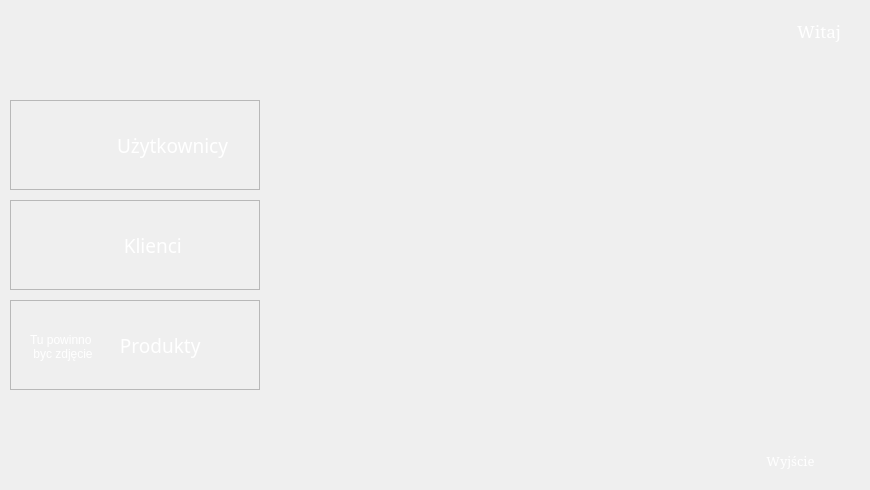
   <widget class="QWidget" name="page_0">
    <widget class="QLabel" name="labelWitajImiePage0">
     <property name="enabled">
      <bool>true</bool>
     </property>
     <property name="geometry">
      <rect>
       <x>660</x>
       <y>10</y>
       <width>181</width>
       <height>41</height>
      </rect>
     </property>
     <property name="font">
      <font>
       <family>Constantia</family>
       <pointsize>13</pointsize>
       <stylestrategy>PreferDefault</stylestrategy>
      </font>
     </property>
     <property name="accessibleName">
      <string/>
     </property>
     <property name="autoFillBackground">
      <bool>false</bool>
     </property>
     <property name="styleSheet">
      <string notr="true">color: white;</string>
     </property>
     <property name="frameShadow">
      <enum>QFrame::Plain</enum>
     </property>
     <property name="text">
      <string>Witaj</string>
     </property>
     <property name="alignment">
      <set>Qt::AlignRight|Qt::AlignTrailing|Qt::AlignVCenter</set>
     </property>
    </widget>
    <widget class="QFrame" name="frameUzytkownicyPage0">
     <property name="geometry">
      <rect>
       <x>10</x>
       <y>100</y>
       <width>250</width>
       <height>90</height>
      </rect>
     </property>
     <property name="minimumSize">
      <size>
       <width>250</width>
       <height>90</height>
      </size>
     </property>
     <property name="maximumSize">
      <size>
       <width>250</width>
       <height>90</height>
      </size>
     </property>
     <property name="styleSheet">
      <string notr="true">QFrame:hover{
background-color:rgba(255, 255, 255, 20);

}
</string>
     </property>
     <property name="frameShape">
      <enum>QFrame::StyledPanel</enum>
     </property>
     <property name="frameShadow">
      <enum>QFrame::Plain</enum>
     </property>
     <widget class="QPushButton" name="buttonUzytkownicyPage0">
      <property name="geometry">
       <rect>
        <x>0</x>
        <y>0</y>
        <width>251</width>
        <height>91</height>
       </rect>
      </property>
      <property name="font">
       <font>
        <family>Linux Libertine Display G</family>
        <pointsize>14</pointsize>
        <weight>50</weight>
        <italic>false</italic>
        <bold>false</bold>
       </font>
      </property>
      <property name="styleSheet">
       <string notr="true">QPushButton{
border:none;
color:rgb(255, 255, 255);
background:transparent;
}
QPushButton:pressed{
background-color:rgba(255,255,255,40);
}</string>
      </property>
      <property name="text">
       <string>               Użytkownicy</string>
      </property>
     </widget>
     <widget class="QLabel" name="labelUzytkownicyPage0">
      <property name="geometry">
       <rect>
        <x>20</x>
        <y>10</y>
        <width>70</width>
        <height>74</height>
       </rect>
      </property>
      <property name="minimumSize">
       <size>
        <width>70</width>
        <height>74</height>
       </size>
      </property>
      <property name="maximumSize">
       <size>
        <width>70</width>
        <height>74</height>
       </size>
      </property>
      <property name="styleSheet">
       <string notr="true">image:url(:/Images/Images/user.png);
background:transparent;</string>
      </property>
      <property name="text">
       <string/>
      </property>
     </widget>
    </widget>
    <widget class="QFrame" name="frameKlienciPage0">
     <property name="geometry">
      <rect>
       <x>10</x>
       <y>200</y>
       <width>250</width>
       <height>90</height>
      </rect>
     </property>
     <property name="minimumSize">
      <size>
       <width>250</width>
       <height>90</height>
      </size>
     </property>
     <property name="maximumSize">
      <size>
       <width>250</width>
       <height>90</height>
      </size>
     </property>
     <property name="styleSheet">
      <string notr="true">QFrame:hover{
background-color:rgba(255, 255, 255, 20);

}
</string>
     </property>
     <property name="frameShape">
      <enum>QFrame::StyledPanel</enum>
     </property>
     <property name="frameShadow">
      <enum>QFrame::Sunken</enum>
     </property>
     <widget class="QLabel" name="labelKlienciPage0">
      <property name="geometry">
       <rect>
        <x>20</x>
        <y>10</y>
        <width>70</width>
        <height>74</height>
       </rect>
      </property>
      <property name="minimumSize">
       <size>
        <width>70</width>
        <height>74</height>
       </size>
      </property>
      <property name="maximumSize">
       <size>
        <width>70</width>
        <height>74</height>
       </size>
      </property>
      <property name="styleSheet">
       <string notr="true">image: url(:/Images/Images/clients.png);
background:transparent;</string>
      </property>
      <property name="text">
       <string/>
      </property>
     </widget>
     <widget class="QPushButton" name="buttonKlienciPage0">
      <property name="geometry">
       <rect>
        <x>0</x>
        <y>0</y>
        <width>251</width>
        <height>91</height>
       </rect>
      </property>
      <property name="font">
       <font>
        <family>Linux Libertine Display G</family>
        <pointsize>14</pointsize>
        <weight>50</weight>
        <italic>false</italic>
        <bold>false</bold>
       </font>
      </property>
      <property name="styleSheet">
       <string notr="true">QPushButton{
border:none;
color:rgb(255, 255, 255);
background:transparent;
}
QPushButton:pressed{
background-color:rgba(255,255,255,40);
}</string>
      </property>
      <property name="text">
       <string>       Klienci</string>
      </property>
     </widget>
     <zorder>buttonKlienciPage0</zorder>
     <zorder>labelKlienciPage0</zorder>
    </widget>
    <widget class="QPushButton" name="buttonExitPage0">
     <property name="geometry">
      <rect>
       <x>720</x>
       <y>440</y>
       <width>141</width>
       <height>41</height>
      </rect>
     </property>
     <property name="font">
      <font>
       <family>Constantia</family>
       <pointsize>10</pointsize>
      </font>
     </property>
     <property name="styleSheet">
      <string notr="true">QPushButton{
color:rgb(255, 255, 255);
background:transparent;
}
QPushButton:pressed{
background-color:rgba(255,255,255,40);
}</string>
     </property>
     <property name="text">
      <string>Wyjście</string>
     </property>
     <property name="flat">
      <bool>true</bool>
     </property>
    </widget>
    <widget class="QFrame" name="frameProduktyPage0">
     <property name="geometry">
      <rect>
       <x>10</x>
       <y>300</y>
       <width>250</width>
       <height>90</height>
      </rect>
     </property>
     <property name="minimumSize">
      <size>
       <width>250</width>
       <height>90</height>
      </size>
     </property>
     <property name="maximumSize">
      <size>
       <width>250</width>
       <height>90</height>
      </size>
     </property>
     <property name="styleSheet">
      <string notr="true">QFrame:hover{
background-color:rgba(255, 255, 255, 20);

}
</string>
     </property>
     <property name="frameShape">
      <enum>QFrame::StyledPanel</enum>
     </property>
     <property name="frameShadow">
      <enum>QFrame::Plain</enum>
     </property>
     <widget class="QPushButton" name="buttonProduktyPage0">
      <property name="geometry">
       <rect>
        <x>0</x>
        <y>0</y>
        <width>251</width>
        <height>91</height>
       </rect>
      </property>
      <property name="font">
       <font>
        <family>Linux Libertine Display G</family>
        <pointsize>14</pointsize>
        <weight>50</weight>
        <italic>false</italic>
        <bold>false</bold>
       </font>
      </property>
      <property name="styleSheet">
       <string notr="true">QPushButton{
border:none;
color:rgb(255, 255, 255);
background:transparent;
}
QPushButton:pressed{
background-color:rgba(255,255,255,40);
}</string>
      </property>
      <property name="text">
       <string>          Produkty</string>
      </property>
     </widget>
     <widget class="QLabel" name="labelProduktyPage0">
      <property name="geometry">
       <rect>
        <x>20</x>
        <y>10</y>
        <width>70</width>
        <height>74</height>
       </rect>
      </property>
      <property name="minimumSize">
       <size>
        <width>70</width>
        <height>74</height>
       </size>
      </property>
      <property name="maximumSize">
       <size>
        <width>70</width>
        <height>74</height>
       </size>
      </property>
      <property name="styleSheet">
       <string notr="true">color:white;
background:transparent;</string>
      </property>
      <property name="text">
       <string>Tu powinno
 byc zdjęcie</string>
      </property>
     </widget>
    </widget>
   </widget>
